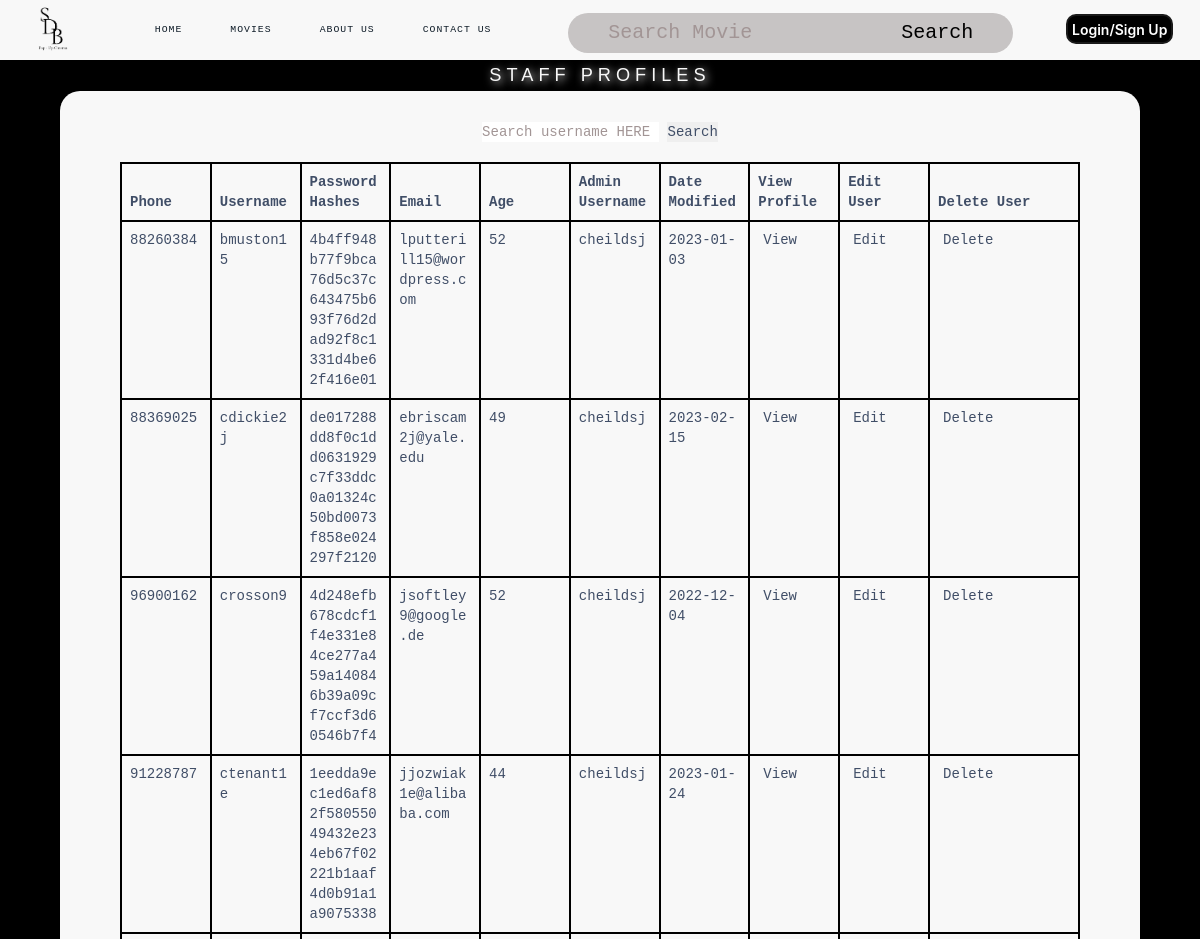
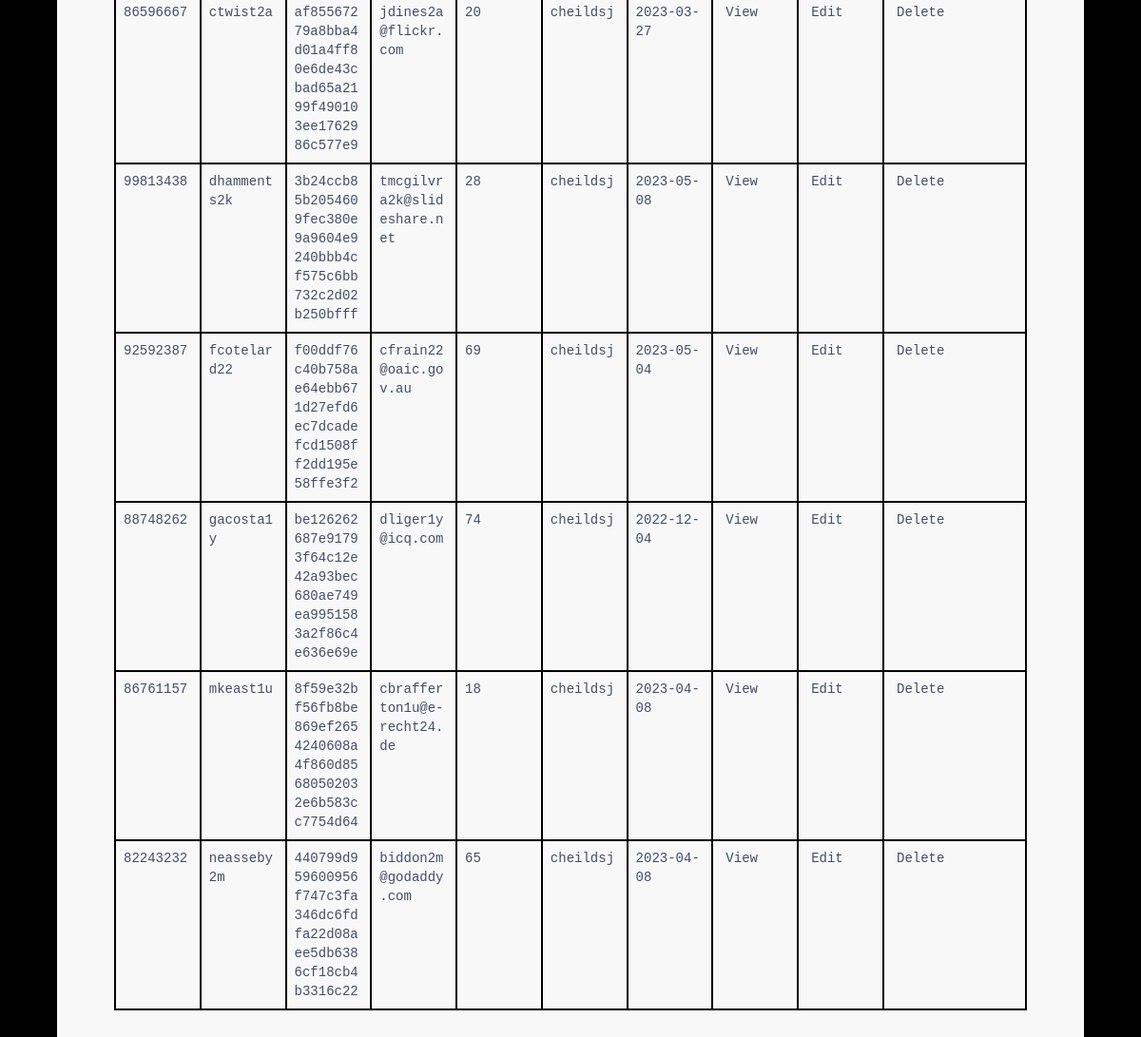
Before: /StaffPage.php with the older database file (2 pictures, top to bottom).
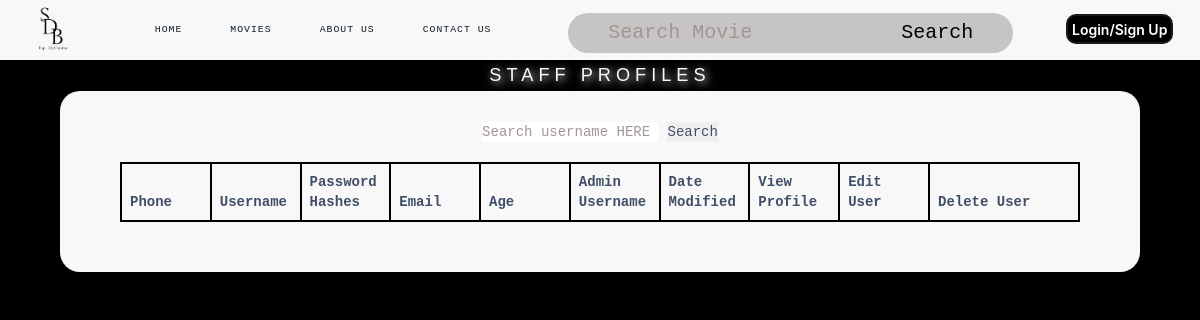
After: the same page with the newer database file.
### tables this page shows
CREATE TABLE `staff` (
  `phoneNo` int(8) DEFAULT NULL,
  `username` varchar(15) DEFAULT NULL,
  `hashedPassw` varchar(64) DEFAULT NULL,
  `email` varchar(30) DEFAULT NULL,
  `age` int(2) DEFAULT NULL,
  `aUsername` varchar(15) DEFAULT NULL,
  `dateLastModified` date DEFAULT NULL
);

### entityClass.php (called while the page is built, shortened)
<?php
class testDB{
    private $conn;
    function __construct($servername = "localhost", $dbusername = "root", $password = "", $dbname = "testdb") {
        $this->conn = new mysqli($servername, $dbusername, $password, $dbname);
    }
    function retrieveStaffDB(){
        $result = $this->conn->query("SELECT * from `staff`");
        $row = $result->fetch_all(MYSQLI_BOTH);
        return $row;
    }
}
?>

### dbFunctions.php (called while the page is built, shortened)
<?php
include ("entityClass.php");
class controller{
    private $testDB;
    function __construct(){
        $this->testDB = new testDB();
    }
    function run($method,$var1=0,$var2=0,$var3=0,$var4=0,$var5=0,$var6=0,$var7=0,$var8=0,$var9=0,$var10=0,$var11=0,$var12=0,$var13=0,$var14=0,$var15=0,$var16=0){
        if($method == "validateUserLogin"){
            $result = $this->testDB -> validateUserLogin($var1,$var2,$var3);
        }
        else if($method == "validateRegistration"){
            $result = $this->testDB->validateRegistration($var1);
        }
        else if($method == "processRegistration"){
            $result = $this->testDB->processRegistration($var1,$var2,$var3,$var4,$var5,$var6,$var7,$var8);
        }
        else if($method == "getMovie1"){
            $result = $this->testDB->getMovie1();
        }
        else if($method == "getMovie0"){
            $result = $this->testDB->getMovie0();
        }
        else if($method == "fetchUserDetails"){
            $result = $this->testDB->fetchUserDetails($var1,$var2,$var3);
        }
        else if($method == "searchMovies"){
            $result = $this->testDB->searchMovies($var1);
        }
        else if($method == "searchMovies10"){
            $result = $this->testDB->searchMovies10($var1,$var2);
        }
        else if($method == "searchMovies10Num"){
            $result = $this->testDB->searchMovies10Num($var1,$var2);
        }
        else if($method == "updatePassword"){
            $result = $this->testDB->updatePassword($var1,$var2,$var3,$var4);
        }
        else if($method == "validatePasswordChange"){
            $result = $this->testDB->validatePasswordChange($var1,$var2);
        }
        else if($method == "getBookings"){
            $result = $this->testDB->getBookings();
        }
        else if($method == "getBookingFromID"){
            $result = $this->testDB->getBookingFromID($var1);
        }
        else if($method == "updateBookings"){
            $result = $this->testDB->updateBookings($var1,$var2,$var3,$var4,$var5,$var6,$var7,$var8,$var9,$var10,$var11,$var12,$var13,$var14);
        }
        else if($method == "deleteBooking"){
            $result = $this->testDB->deleteBooking($var1);
        }
        else if($method == "confirmDeletion"){
            $result = $this->testDB->confirmDeletion($var1);
        }
        else if($method == "claimBooking"){
            $result = $this->testDB->claimBooking($var1,$var2);
        }
        else if($method == "getAllMovies"){
            $result = $this->testDB->getAllMovies();
        }
        else if($method == "updateMovie"){
            $result = $this->testDB->updateMovie($var1,$var2,$var3,$var4,$var5,$var6,$var7,$var8,$var9,$var10,$var11,$var12,$var13,$var14,$var15,$var16);
        }
        else if($method == "deleteMovie"){
            $result = $this->testDB->deleteMovie($var1);
        }
        else if($method == "confirmMovieDeletion"){
            $result = $this->testDB->confirmMovieDeletion($var1);
        }
        else if($method == "escapeString"){
            $result = $this->testDB->escapeString($var1);
        }
        else if($method == "addMovie"){
            $result = $this->testDB->addMovie($var1,$var2,$var3,$var4,$var5,$var6,$var7,$var8,$var9,$var10,$var11,$var12,$var13,$var14,$var15,$var16);
        }
        else if($method == "getRoomPlandb"){
            $result = $this->testDB->getRoomPlandb();
        }
        else if($method == "getRoomPlanFromID"){
            $result = $this->testDB->getRoomPlanFromID($var1);
        }
        else if($method == "updateRoomPlan"){
            $result = $this->testDB->updateRoomPlan($var1,$var2,$var3,$var4,$var5,$var6,$var7);
        }
        else if($method == "resetRoomPlan"){
            $result = $this->testDB->resetRoomPlan($var1,$var2,$var3);
        }
        else if($method == "getMovieTitleFromID"){
            $result = $this->testDB->getMovieTitleFromID($var1);
        }
        else if($method == "getBookingFromUsername"){
            $result = $this->testDB->getBookingFromUsername($var1);
        }
        else if($method == "updatePref"){
            $result = $this->testDB->updatePref($var1,$var2,$var3);
        }
        else if($method == "getPref"){
            $result = $this->testDB->getPref($var1);
        }
        else if($method == "getCustomerList"){
            $result = $this->testDB->getCustomerList();
        }
        else if($method == "getAllFood"){
            $result = $this->testDB->getAllFood();
        }
        else if($method == "getFoodFromName"){
            $result = $this->testDB->getFoodFromName($var1);
        }
        else if($method == "updateFood"){
            $result = $this->testDB->updateFood($var1,$var2,$var3,$var4,$var5,$var6);
        }
        else if($method == "deleteFood"){
            $result = $this->testDB->deleteFood($var1);
        }
        else if($method == "confirmDeleteFood"){
            $result = $this->testDB->confirmDeleteFood($var1);
        }
        else if($method == "addFood"){
            $result = $this->testDB->addFood($var1,$var2,$var3,$var4,$var5,$var6);
        }
        else if($method == "countRowFood"){
            $result = $this->testDB->countRowFood($var1);
        }
        else if($method == "getDistinctYear"){
            $result = $this->testDB->getDistinctYear();
        }
        else if($method == "getBookingReportAllTime"){
            $result = $this->testDB->getBookingReportAllTime();
        }
        else if($method == "popularMoviesAllTime"){
            $result = $this->testDB->popularMoviesAllTime();
        }
        else if($method == "busyDatesAllTime"){
            $result = $this->testDB->busyDatesAllTime();
        }
        else if($method == "getBookingReportYear"){
            $result = $this->testDB->getBookingReportYear($var1);
        }
        else if($method == "popularMoviesYear"){
            $result = $this->testDB->popularMoviesYear($var1);
        }
        else if($method == "busyDatesYear"){
            $result = $this->testDB->busyDatesYear($var1);
        }
        else if($method == "getBookingReportYearMonth"){
            $result = $this->testDB->getBookingReportYearMonth($var1,$var2);
        }
        else if($method == "popularMoviesYearMonth"){
            $result = $this->testDB->popularMoviesYearMonth($var1,$var2);
        }
        else if($method == "busyDatesYearMonth"){
            $result = $this->testDB->busyDatesYearMonth($var1,$var2);
        }
        else if($method == "getBookingReportDay"){
            $result = $this->testDB->getBookingReportDay($var1);
        }
        else if($method == "popularMoviesDay"){
            $result = $this->testDB->popularMoviesDay($var1);
        }
        else if($method == "busyDatesDay"){
            $result = $this->testDB->busyDatesDay($var1);
        }
        else if($method == "resetRoomSpec"){
            $result = $this->testDB->resetRoomSpec($var1);
        }
        else if($method == "updateRoomSpec0"){
            $result = $this->testDB->updateRoomSpec0($var1,$var2,$var3);
        }
        else if($method == "getMovieFromID"){
            $result = $this->testDB->getMovieFromID($var1);
        }
        else if($method == "getRoomPlan"){
            $result = $this->testDB->getRoomPlan($var1);
        }
        else if($method == "getRoomSpecs"){
            $result = $this->testDB->getRoomSpecs($var1);
        }
        else if($method == "updateSeatStatusUnavailable"){
            $result = $this->testDB->updateSeatStatusUnavailable($var1, $var2);
        }
        else if($method == "resetSeatingStatus"){
            $result = $this->testDB->resetSeatingStatus($var1);
        }
        else if($method == "getAvailableFoodDetails"){
            $result = $this->testDB->getAvailableFoodDetails();
        }
        else if($method == "getBookingDetails"){
            $result = $this->testDB->getBookingDetails($var1);
        }
        else if($method == "getSeatStatus"){
            $result = $this->testDB->getSeatStatus($var1,$var2,$var3);
        }
        else if($method == "getSeatName"){
            $result = $this->testDB->getSeatName($var1,$var2,$var3);
        }
        else if($method == "updateBookingdb"){
            $result = $this->testDB->updateBookingdb($var1,$var2,$var3,$var4,$var5,$var6,$var7,$var8,$var9,$var10,$var11,$var12,$var13,$var14);
        }
        else if($method == "redeemPoints"){
            $result = $this->testDB->redeemPoints($var1,$var2);
        }
        else if($method == "gainPoints"){
            $result = $this->testDB->gainPoints($var1,$var2);
        }
        else if($method == "updateSeatStatus"){
            $result = $this->testDB->updateSeatStatus($var1,$var2);
        }
        else if($method == "retrieveStaff"){
            $result = $this->testDB->retrieveStaff($var1);
        }
        else if($method == "retrieveManager"){
            $result = $this->testDB->retrieveManager($var1);
        }
        else if($method == "retrieveCustomer"){
            $result = $this->testDB->retrieveCustomer($var1);
        }
        else if($method == "updateManager"){
            $result = $this->testDB->updateManager($var1, $var2, $var3, $var4, $var5, $var6);
        }
        else if($method == "updateStaff"){
            $result = $this->testDB->updateStaff($var1, $var2, $var3, $var4, $var5, $var6);
        }
        else if($method == "updateCustomer"){
            $result = $this->testDB->updateCustomer($var1, $var2, $var3, $var4, $var5, $var6);
        }
        else if($method == "deleteStaff"){
            $result = $this->testDB->deleteStaff($var1);
        }
        else if($method == "updateUserInfo"){
            $result = $this->testDB->updateUserInfo($var1, $var2, $var3, $var4, $var5, $var6);
        }
        else if($method == "addReview"){
            $result = $this->testDB->addReview($var1, $var2, $var3);
        }
        else if($method == "retrieveStaffDB"){
            $result = $this->testDB->retrieveStaffDB();
        }
        return $result;
   }
}
?>

### StaffPage.php (the view, shortened to what the changed rows need)
<?php
class StaffPage{
    function display(){
        $message = '
        <thead>
        <div class="table-container">
        <div class="table-wrapper">
        <div class="table-title">
        <div class="row">
        <div class="col-sm-4">
        </div>
        </div>
        </div>
        <form action="?" method="GET">
        <input type="text" name="name" placeholder="Search username HERE">
        <input type="submit" name="submit" value="Search">
        </form>
        <table class="table table-bordered">
        <thead>
        <tr>
        <th>Phone</th>
        <th>Username</th>
        <th>Password Hashes</th>
        <th>Email</th>
        <th>Age</th>
        <th>Admin Username</th>
        <th>Date Modified</th>
        <th>View Profile</th>
        <th>Edit User</th>
        <th>Delete User</th>
        </tr>
        </thead>
        <tbody>
        ';
        include ("dbFunctions.php");
        $controller = new controller();
        $row = $controller ->run("retrieveStaffDB");
        foreach($row as $userdetails){
            $message = $message. '<tr>';
            $message = $message.  '<td>'.$userdetails['phoneNo'].'</td>';
            $message = $message.  '<td>'.$userdetails['username'].'</td>';
            $message = $message.  '<td>'.$userdetails['hashedPassw'].'</td>';
            $message = $message.  '<td>'.$userdetails['email'].'</td>';
            $message = $message.  '<td>'.$userdetails['age'].'</td>';
            $message = $message.  '<td>'.$userdetails['aUsername'].'</td>';
            $message = $message.  '<td>'.$userdetails['dateLastModified'].'</td>';
            $message = $message. '<td><a href="ViewStaffProfile.php?username='.$userdetails['username'].'">View</a></td>';
            $message = $message. '<td><a href="EditStaffProfile.php?action=edit&username='.$userdetails['username'].'">Edit</a></td>';
            $message = $message. '<td><a href="EditStaffProfile.php?action=delete&username='.$userdetails['username'].'">Delete</a></td>';
            $message = $message.  '</td>';
            $message = $message.  '</tr>';
        }
            echo'
        <!DOCTYPE html>
        <html lang="en">
        <head>
        <meta charset="utf-8">
        <meta http-equiv="X-UA-Compatible" content="IE=edge">
        <meta name="viewport" content="width=device-width, initial-scale=1">
        <title>View User Profiles</title>
        <link rel="stylesheet" href="https://fonts.googleapis.com/css?family=Roboto|Varela+Round|Open+Sans">
        <link rel="stylesheet" href="https://fonts.googleapis.com/icon?family=Material+Icons">
        <link rel="stylesheet" href="https://maxcdn.bootstrapcdn.com/font-awesome/4.7.0/css/font-awesome.min.css">
        <link rel="stylesheet" href="https://maxcdn.bootstrapcdn.com/bootstrap/3.3.7/css/bootstrap.min.css">
        <link rel="stylesheet" href="https://cdnjs.cloudflare.com/ajax/libs/font-awesome/4.7.0/css/font-awesome.min.css">
        <script src="https://ajax.googleapis.com/ajax/libs/jquery/1.12.4/jquery.min.js"></script>
        <script src="https://maxcdn.bootstrapcdn.com/bootstrap/3.3.7/js/bootstrap.min.js"></script>
        <style type="text/css">
        @import url("CSS/AllUsersCSS.css");
        </style>';
        echo'
        </head>';
        include('navbar.php');
        echo'<body>
                <center>
                <div id="content">
                <h2>Staff<span style="color:#F8F8F8;"> Profiles</span></h2>
                </div>
                <div class="form">
                    <form action="">
                        <table class="table table-bordered">';
        echo $message;
        echo'
        </tbody>
        </table>
        </div>
        </div>
        </body>
        </html> ';
    }
}
$display = new StaffPage();
$display->display();
?>

Changed rows visible on the page:
removed staff: phoneNo "88260384", username "bmuston15", hashedPassw "4b4ff948b77f9bca76d5c37c643475b693f76d2dad92f8c1331d4be62f416e01", email "lputterill15@wordpress.com", age "52", aUsername "cheildsj", dateLastModified "2023-01-03"
removed staff: phoneNo "88369025", username "cdickie2j", hashedPassw "de017288dd8f0c1dd0631929c7f33ddc0a01324c50bd0073f858e024297f2120", email "ebriscam2j@yale.edu", age "49", aUsername "cheildsj", dateLastModified "2023-02-15"
removed staff: phoneNo "96900162", username "crosson9", hashedPassw "4d248efb678cdcf1f4e331e84ce277a459a140846b39a09cf7ccf3d60546b7f4", email "jsoftley9@google.de", age "52", aUsername "cheildsj", dateLastModified "2022-12-04"
removed staff: phoneNo "91228787", username "ctenant1e", hashedPassw "1eedda9ec1ed6af82f58055049432e234eb67f02221b1aaf4d0b91a1a9075338", email "jjozwiak1e@alibaba.com", age "44", aUsername "cheildsj", dateLastModified "2023-01-24"
removed staff: phoneNo "86596667", username "ctwist2a", hashedPassw "af85567279a8bba4d01a4ff80e6de43cbad65a2199f490103ee1762986c577e9", email "jdines2a@flickr.com", age "20", aUsername "cheildsj", dateLastModified "2023-03-27"
removed staff: phoneNo "99813438", username "dhamments2k", hashedPassw "3b24ccb85b2054609fec380e9a9604e9240bbb4cf575c6bb732c2d02b250bfff", email "tmcgilvra2k@slideshare.net", age "28", aUsername "cheildsj", dateLastModified "2023-05-08"
removed staff: phoneNo "92592387", username "fcotelard22", hashedPassw "f00ddf76c40b758ae64ebb671d27efd6ec7dcadefcd1508ff2dd195e58ffe3f2", email "cfrain22@oaic.gov.au", age "69", aUsername "cheildsj", dateLastModified "2023-05-04"
removed staff: phoneNo "88748262", username "gacosta1y", hashedPassw "be126262687e91793f64c12e42a93bec680ae749ea9951583a2f86c4e636e69e", email "dliger1y@icq.com", age "74", aUsername "cheildsj", dateLastModified "2022-12-04"
removed staff: phoneNo "86761157", username "mkeast1u", hashedPassw "8f59e32bf56fb8be869ef2654240608a4f860d85680502032e6b583cc7754d64", email "cbrafferton1u@e-recht24.de", age "18", aUsername "cheildsj", dateLastModified "2023-04-08"
removed staff: phoneNo "82243232", username "neasseby2m", hashedPassw "440799d959600956f747c3fa346dc6fdfa22d08aee5db6386cf18cb4b3316c22", email "biddon2m@godaddy.com", age "65", aUsername "cheildsj", dateLastModified "2023-04-08"
Other visible differences:
text no longer shown: "View View View View View View View View View View Edit Edit Edit Edit Edit Edit Edit Edit Edit Edit Delete Delete Delete Delete Delete Delete Delete Delete Delete Delete"
